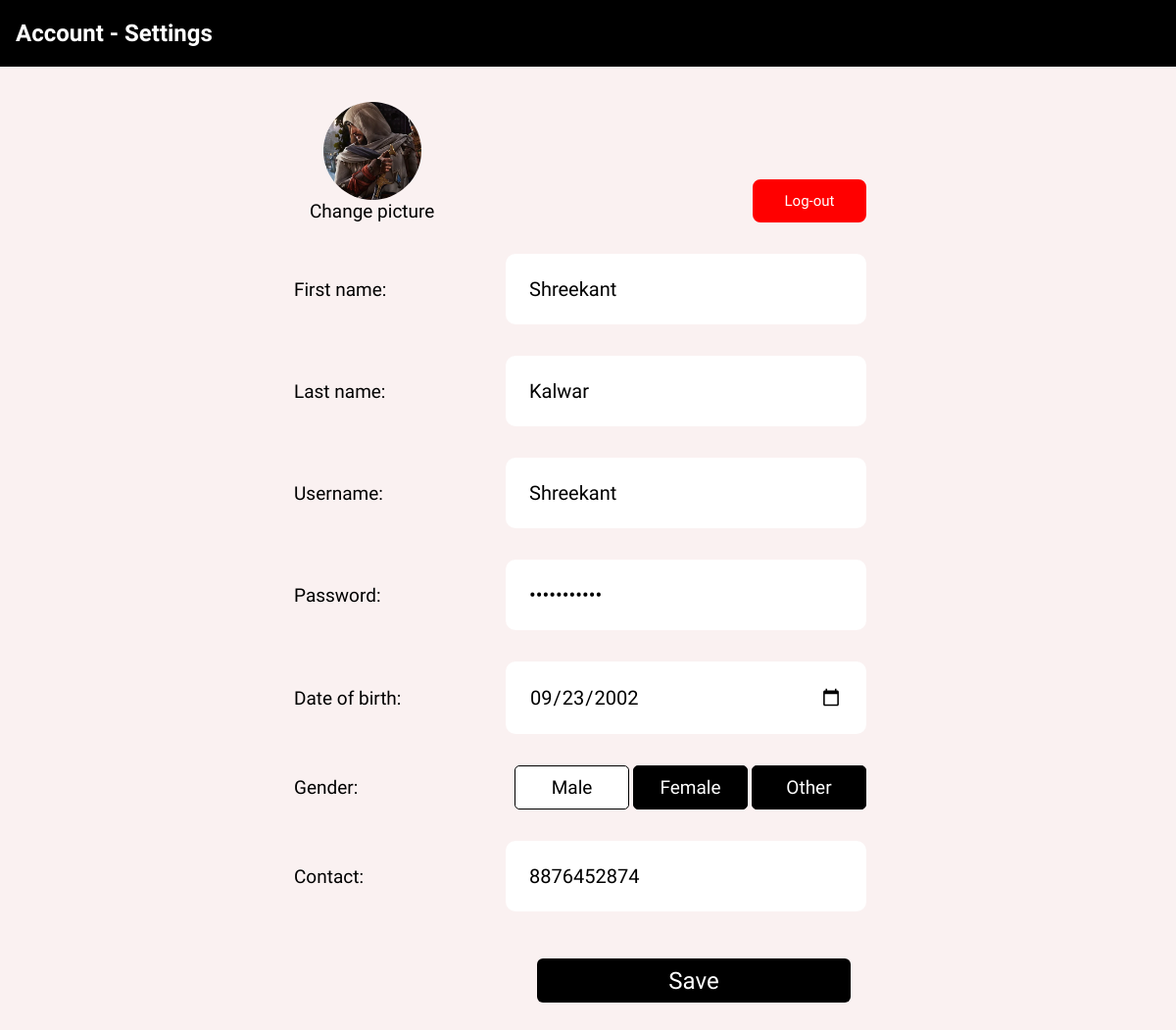
The app's page /settings/account.php (signed in) with its own data.
### tables this page shows
CREATE TABLE `useraccount` (
  `Fname` varchar(100) DEFAULT NULL,
  `Lname` varchar(100) DEFAULT NULL,
  `Username` varchar(100) DEFAULT NULL,
  `Email` varchar(200) NOT NULL,
  `Password` varchar(100) DEFAULT NULL,
  `Date_of_birth` date DEFAULT NULL,
  `Gender` char(1) DEFAULT NULL,
  `Contact` bigint(10) NOT NULL,
  `DPsrc` varchar(300) DEFAULT NULL,
  `Followers` bigint(20) DEFAULT NULL,
  `Followings` bigint(20) DEFAULT NULL,
  `PostsCount` bigint(20) DEFAULT NULL,
  `DeletedPosts` bigint(20) DEFAULT NULL,
  `StoriesCount` bigint(20) DEFAULT NULL,
  `DeletedStories` bigint(20) DEFAULT NULL
);

### settings/account.php (the view, shortened to what this page needs)
<?php
require_once("../auth/check_login.php");
$dplocation="../".$_SESSION['DpSrc'];
$email=$_SESSION['email'];
$sql="select fname, lname, username, password, dpsrc, date_of_birth, gender, contact from useraccount where email='$email'";
$result=$conn->query($sql);
$row=mysqli_fetch_assoc($result);
$fname=$row['fname'];
$lname=$row['lname'];
$uname=$row['username'];
$pass=$row['password'];
$dob=$row['date_of_birth'];
$phone=$row['contact'];
?>
<!DOCTYPE html>
<html lang="en">
<head>
    <link rel="stylesheet" href="./style.css">
    <link
      rel="stylesheet"
      href="https://unicons.iconscout.com/release/v2.1.6/css/unicons.css"
    />
</head>
<body>
    <nav>
        <h1>Account - Settings</h1>
    </nav>
    <form action="update.php" method="post" enctype="multipart/form-data">
        <div class="top">
            <div class="displaypic">
                <div class="picture">
                    <img src="<?php echo $dplocation;?>" id="dppre">
                </div>
                <label for="uploadNewDp"><i class="uil uil-edit"></i>Change picture</label>
            </div>
            <div class="deactivate">
                <a href="../auth/logout.php"><label>Log-out</label></a>
            </div>
        </div>
        <div class="fname">
            <label for="fname">First name:</label>
            <input type="text" id="fname" name="fname" value="<?php echo $fname ?>" required>
        </div>
        <div class="lname">
            <label for="lname">Last name:</label>
            <input type="text" id="lname" name="lname" value="<?php echo $lname ?>" required>
        </div>
        <div class="uname">
            <label for="uname">Username:</label>
            <input type="text" id="uname" name="uname" value="<?php echo $uname ?>"  required>
        </div>
        <div class="pass">
            <label for="pass">Password:</label>
            <input type="password" id="pass" name="pass" value="<?php echo $pass ?>" required>
        </div>
        <div class="dob">
            <label for="dob">Date of birth:</label>
            <input type="date" id="dob" name="dob" value="<?php echo $dob ?>" >
        </div>
        <div class="gender">
            <label>Gender:</label>
            <div class="option">
                <label for="male">Male</label>
                <label for="female">Female</label>
                <label for="other">Other</label>
            </div>
        </div>
        <div class="phone">
            <label for="phone">Contact:</label>
            <input type="tel" name="phone" id="phone" value="<?php echo $phone ?>">
        </div>
        <div class="submit">
            <button class="btn" type="submit">Save</button>
        </div>
    </form>
</body>
</html>

### settings/style.css (style rules this page uses)
nav { position: fixed; top: 0; left: 0; right: 0; display: flex; align-items: center; background: black; color: white; padding-left: 1rem; padding-right: 1rem; }
.picture { width: 100px; height: 100px; overflow: hidden; border-radius: 50%; }
.picture img { width: 100%; height: 100%; object-fit: cover; }
.displaypic { display: flex; flex-direction: column; justify-content: center; align-items: center; }
.displaypic label { cursor: pointer; }
form { margin-top: 5rem; display: flex; flex-direction: column; width: 50vw; }
.fname, .lname, .pass, .dob, .phone, .uname, .gender { display: flex; justify-content: space-between; align-items: center; }
body { display: flex; flex-direction: row; justify-content: center; font-family: "philosopher"; background: rgb(250, 241, 241); }
.top { display: flex; justify-content:space-between; align-items: flex-end; margin: 1rem; }
input[type="text"], input[type="password"], input[type="tel"], input[type="date"] { width: 20rem; padding: 1.5rem; margin: 1rem; font-size: 20px; border-radius: 10px; border: none; outline: none; font-family: "philosopher"; }
.option { margin: 1rem; }
label { font-size: 19px; }
.gender { display: flex; justify-content: space-between; gap: 20px; }
.gender .option label { display: inline-block; padding: 10px; color: #fff; background-color: #000; border-radius: 5px; text-align: center; cursor: pointer; width: 95px; user-select: none; border: 1px solid black; }
.option input[type="radio"]:checked+label, .option label:hover { background-color: #fff; color: #000; transition: .3s ease; }
.submit { display: flex; align-items: center; margin: 1rem; justify-content: flex-end; }
.submit button { width: 20rem; margin: 1rem; }
.btn { width: 50%; height: 45px; background: black; border: none; outline: none; border-radius: 6px; cursor: pointer; font-size: 1.5em; color: white; font-weight: 500; font-family: philosopher; }
.deactivate a label { font-size: 15px; cursor: pointer; }
.deactivate a { display: flex; align-items: center; justify-content: center; background: red; color: white; border-radius: 8px; border: 2px solid red; padding: .5rem; text-decoration: none; cursor: pointer; transition: all 300ms ease; width: 6rem; height: 1.5rem; }

### records on screen
useraccount: fname "Shreekant", lname "Kalwar", uname "Shreekant", dob "09/23/2002", phone "8876452874"
